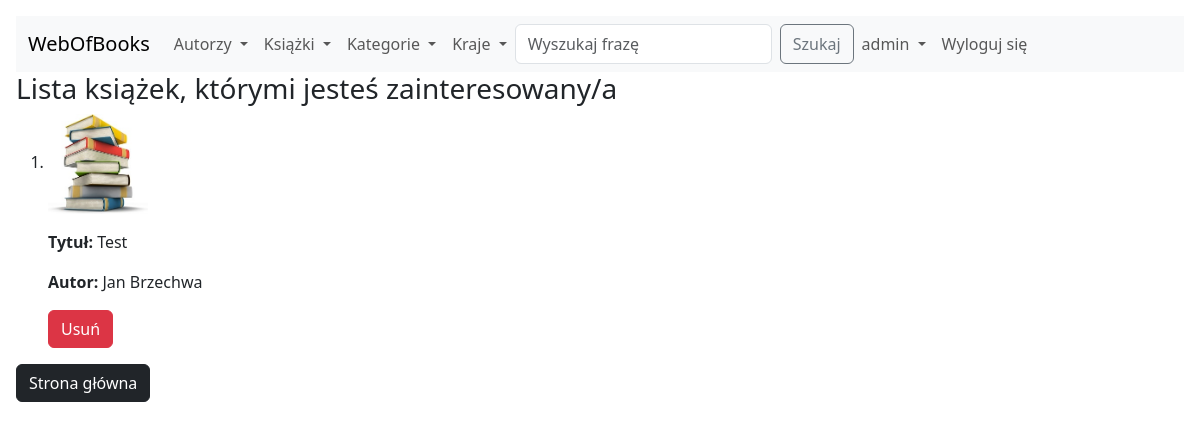
/webofbooks/user/booksinterested/ (signed in), run on an earlier commit of the app's database.
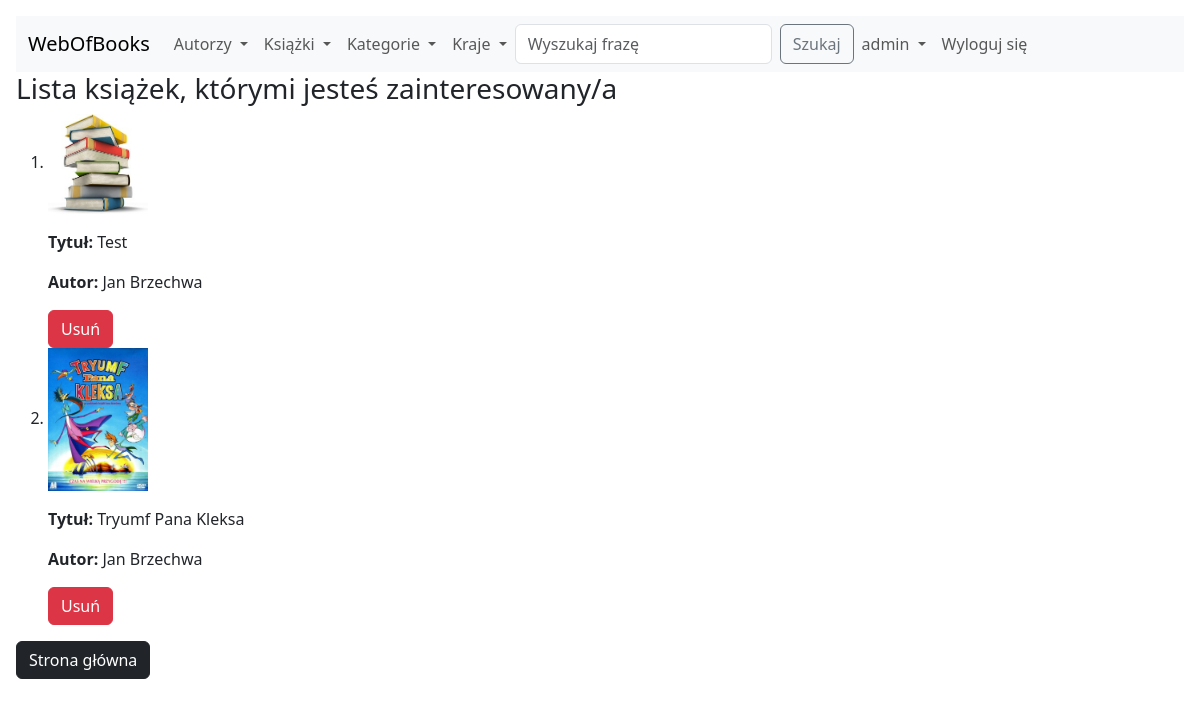
And on a later commit of the database.
### webofbooks/models.py (models this page shows, shortened)
class BooksInterested(models.Model):
    user_id = ForeignKey(User, on_delete=DO_NOTHING)
    book_id = ForeignKey(Books, on_delete=DO_NOTHING)

class Books(models.Model):
    author_id = ForeignKey(Authors, on_delete=DO_NOTHING, null=True)
    category_id = ForeignKey(Categories, on_delete=DO_NOTHING)
    title = models.CharField(max_length=300)
    issue_date = models.DateField()
    date_added = models.DateField(default=date.today)
    cover = models.ImageField(upload_to='', default='default.jpg')

class Authors(models.Model):
    name = models.CharField(max_length=100)
    surname = models.CharField(max_length=100)
    date_of_birth = models.DateField()
    date_of_death = models.DateField(null=True, blank=True)
    country = ForeignKey(Countries, on_delete=DO_NOTHING)

### webofbooks/views.py (the view)
# urls.py: path('user/booksinterested/', BooksInterestedView.as_view(), name='booksinterested_list'),
class BooksInterestedView(View):
    def get(self, request):
        username = request.user
        books_interested = BooksInterested.objects.filter(user_id=username).all()
        return render(request,
                      'webofbooks/user_booksinterested_list.html',
                      context={
                          "books_interested": books_interested,
                      })

### webofbooks/templates/webofbooks/user_booksinterested_list.html (shortened to what this page needs)
{% load static %}
<!DOCTYPE html>
<html lang="en">
<head>
</head>
<body>
{% include 'webofbooks/navbar.html' %}
<h3>Lista książek, którymi jesteś zainteresowany/a</h3>
<ol>
    {% for book in books_interested %}
    <li>
        <p><img style='max-width:100px' src="{% static book.book_id.cover.url %}"></p>
        <p><b>Tytuł:</b> {{ book.book_id.title }}</p>
        <p><b>Autor:</b> {{ book.book_id.author_id.name }} {{ book.book_id.author_id.surname }}</p>
    </li>
    <a href="{% url 'webofbooks:booksinterested_delete' book.id %}"><button type="button" class="btn btn-danger">Usuń</button></a>
    {% endfor %}
</ol>
<p><a href="{% url 'webofbooks:homepage' %}"><button type="button" class="btn btn-dark">Strona główna</button></a></p>
</body>
</html>

### webofbooks/templates/webofbooks/navbar.html (shortened to what this page needs)
<!DOCTYPE html>
<html lang="en">
<head>
    <link href="https://cdn.jsdelivr.net/npm/bootstrap@5.3.0-alpha1/dist/css/bootstrap.min.css" rel="stylesheet">
    <link href="https://getbootstrap.com/docs/5.3/assets/css/docs.css" rel="stylesheet">
</head>
<body class="p-3 m-0 border-0 bd-example">
<nav class="navbar navbar-expand-lg bg-body-tertiary">
  <div class="container-fluid">
    <a class="navbar-brand" href="{% url 'webofbooks:homepage' %}">WebOfBooks</a>
    <div class="collapse navbar-collapse" id="navbarSupportedContent">
      <ul class="navbar-nav me-auto mb-2 mb-lg-0">
        <li class="nav-item dropdown">
          <a class="nav-link dropdown-toggle" href="#" role="button" data-bs-toggle="dropdown" aria-expanded="false">
            Autorzy
          </a>
        <li class="nav-item dropdown">
          <a class="nav-link dropdown-toggle" href="#" role="button" data-bs-toggle="dropdown" aria-expanded="false">
            Książki
          </a>
        <li class="nav-item dropdown">
          <a class="nav-link dropdown-toggle" href="#" role="button" data-bs-toggle="dropdown" aria-expanded="false">
            Kategorie
          </a>
        <li class="nav-item dropdown">
          <a class="nav-link dropdown-toggle" href="#" role="button" data-bs-toggle="dropdown" aria-expanded="false">
            Kraje
          </a>
        </li>
      <form class="d-flex" role="search" method="POST" action="{% url 'webofbooks:search' %}">
        <input class="form-control me-2" type="search" placeholder="Wyszukaj frazę" aria-label="Search" name="searched">
        <button class="btn btn-outline-secondary" type="submit">Szukaj</button>
      </form>
                {% if user.is_authenticated %}
        <li class="nav-item dropdown">
          <a class="nav-link dropdown-toggle" href="#" role="button" data-bs-toggle="dropdown" aria-expanded="false">
            {{ user.get_username }}
          </a>
        </li>
        <li class="nav-item">
          <a class = "nav-link" href="{% url 'logout' %}">Wyloguj się</a>
        </li>
        {% endif %}
    </div>
  </div>
</nav>
<body>
</body>
</html>

What changed in the data, as far as the page shows it:
added BooksInterested: book_id.cover (picture), book_id "Tryumf Pana Kleksa", book_id.author_id.name "Jan", book_id.author_id.surname "Brzechwa"
